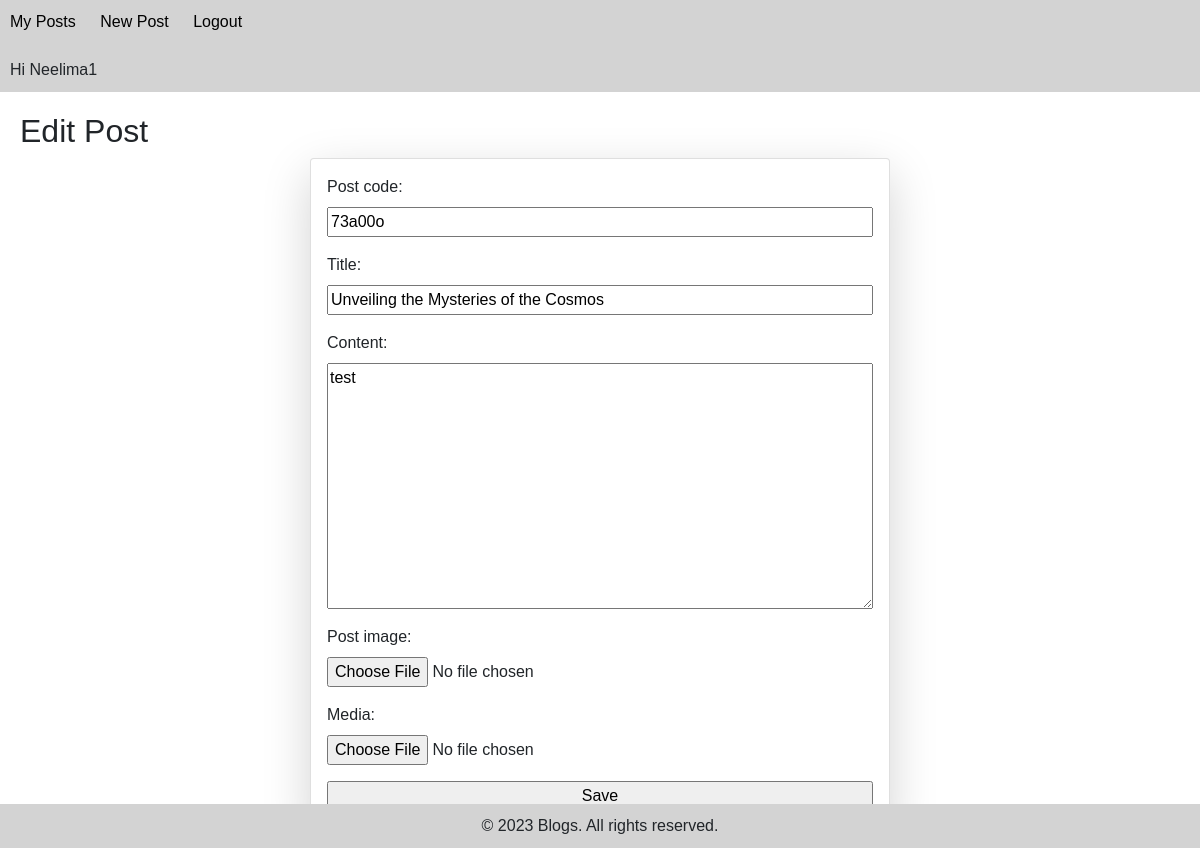
The app's page /edit/10/ (signed in) with its own data.
### blog/models.py (models this page shows, shortened)
class Post(models.Model):
    id = models.AutoField(primary_key=True)
    title = models.CharField(max_length=120)
    content = models.TextField()
    published_at = models.DateTimeField(default=timezone.now)
    post_code = models.CharField(max_length=6, unique=True)
    author = models.ForeignKey(User, on_delete=models.CASCADE)
    media = models.FileField(upload_to='post_media/', blank=True, null=True, validators=[
        FileExtensionValidator(allowed_extensions=['jpg', 'jpeg', 'png', 'gif', 'pdf'])
    ])
    post_image = models.ImageField(upload_to="postimg")
    class Meta:
        ordering = ['-published_at']   #ordering in descending order of publishedst date

### blog/views.py (the view, shortened to what this page needs)
# urls.py: path('edit/<int:id>/', views.EditPostView.as_view(), name='post-edit'),
@method_decorator(login_required, name='dispatch')
class EditPostView(View):
    def get(self, request, id):
        try:
            queryset = Post.objects.filter(author=request.user)
            post = get_object_or_404(queryset, pk=id)
            context = {'form': PostForm(instance=post), 'id': id}
            return render(request, 'post_form.html', context)
        except Exception as e:
            logger.error(f"An error occurred: {str(e)}")
            error_message = str(e)  # Convert the exception to a string
            return render(request, '404page.html')

### blog/forms.py (shortened to what this page needs)
class PostForm(ModelForm):
    post_code = forms.CharField(max_length=6, widget=forms.TextInput(attrs={'pattern': '[A-Za-z0-9]{6}'}))
    class Meta:
        model = Post
        fields = ['post_code','title','content','post_image','media']

### templates/post_form.html (shortened to what this page needs)
{%extends 'base.html'%}
{% block content %}
<h2>{% if id %} Edit {% else %} New {% endif %} Post</h2>
<form class = "col-6 mx-auto card p-3 shadow-lg" method="post" enctype="multipart/form-data" novalidate>
	{{ form.as_p }}
	<input type="submit" value="Save" />
</form>
{% endblock content %}

### templates/base.html (shortened to what this page needs)
{% load static %}
<!DOCTYPE html>
<html lang="en">
<head>
    <link rel="stylesheet" href="{% static 'css/style.css' %}">
<link rel="stylesheet" href="https://maxcdn.bootstrapcdn.com/bootstrap/4.5.2/css/bootstrap.min.css">
</head>
<body>
    <header>
        <nav>
            {% if request.user.is_authenticated %}
                <a href="{% url 'home' %}">My Posts</a>
                <a href="{% url 'post-create' %}">New Post</a>
                <a href="{% url 'logout' %}">Logout</a> <br><br>
                <span>Hi {{ request.user.username | title }}</span>
            {% else %}
                <a href="{% url 'login' %}">Login</a>
                <a href="{% url 'register' %}">Register</a>
            {% endif %}
        </nav>
    </header>
    <main>
        {% block content %}
        {% endblock content %}
    </main>
    <footer>
        &copy; 2023 Blogs. All rights reserved.
    </footer>
</body>
</html>

### static/css/style.css (style rules this page uses)
form { max-width: 400px; }
label, input, textarea, select { display:block; width:100%; }
input[type="submit"] { display:inline-block; width:auto; }

### templates/base.html (style rules this page uses)
body { margin: 0; padding: 0; font-family: Arial, sans-serif; }
header { background-color: lightgrey; padding: 10px; display: flex; justify-content: space-between; align-items: center; }
nav a { margin-right: 20px; text-decoration: none; color: black; }
main { padding: 20px; }
footer { background-color: lightgrey; text-align: center; padding: 10px; position: fixed; bottom: 0; width: 100%; }

### records on screen
Post: post_code "73a00o", title "Unveiling the Mysteries of the Cosmos", content "test"

### other values on screen
{{ request.user.username | title }} "Neelima1"
